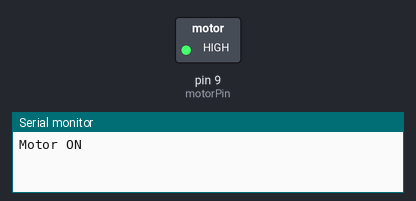
A sketch run on a simulated Arduino Uno, built with avr-gcc and run on an emulated ATmega328P. Shown: switched loads named in the sketch (green lamp = pin HIGH), the last lines printed to the serial monitor.

Above: at 2.0 s.
At 6.0 s:
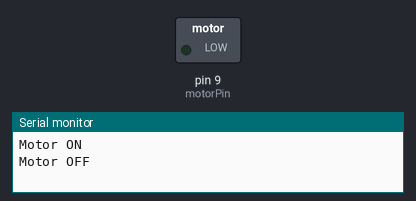
Timing chart, 0 to 10.4 s (numbered marks = the images above):
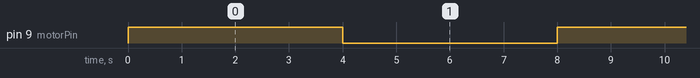

Measured:
- by itself, pin 9 (motorPin): alternates HIGH for 4.0 s and LOW for 4.0 s

The sketch:

motor.ino
```cpp
const int motorPin = 9; // Adjust this to match the motor pin you're using

void setup() {
  Serial.begin(9600);
  pinMode(motorPin, OUTPUT);
}

void loop() {
  // Turn the motor ON
  digitalWrite(motorPin, HIGH);
  Serial.println("Motor ON");
  delay(4000); // Delay for 4 seconds

  // Turn the motor OFF
  digitalWrite(motorPin, LOW);
  Serial.println("Motor OFF");
  delay(4000); // Delay for 4 seconds
}
```
